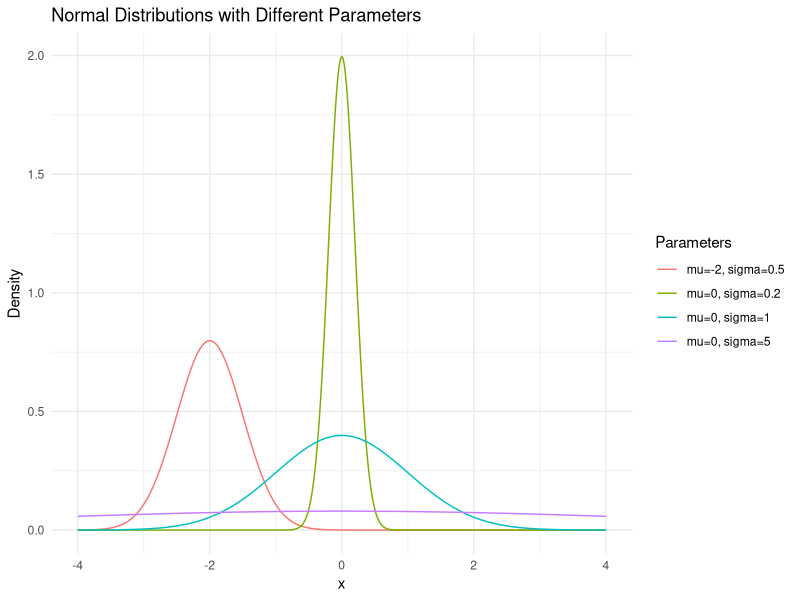
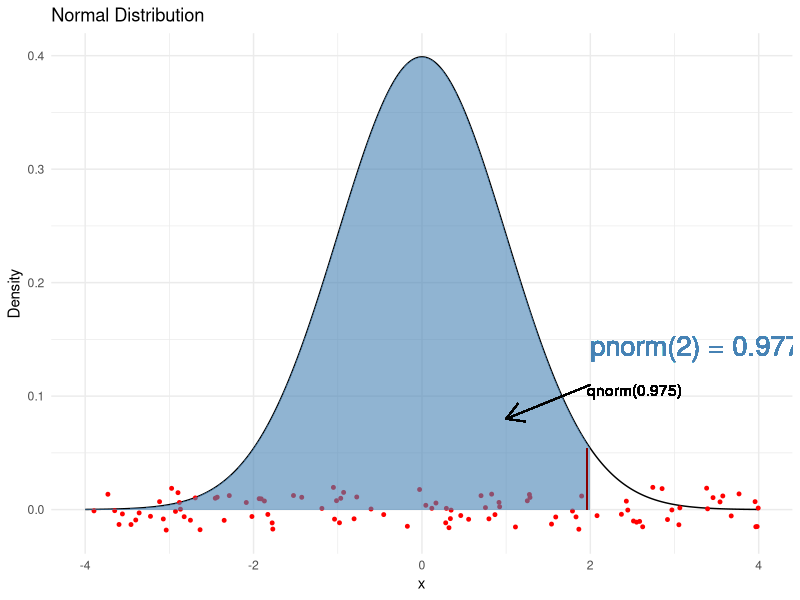
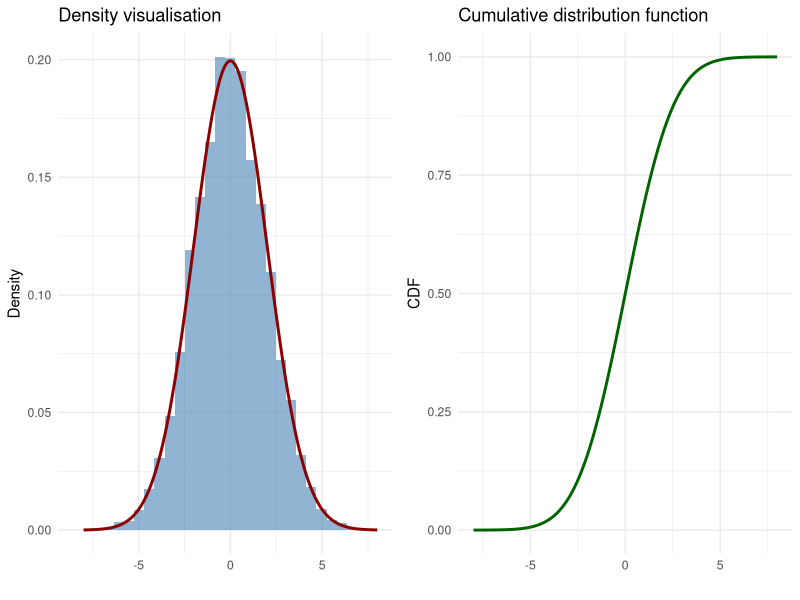
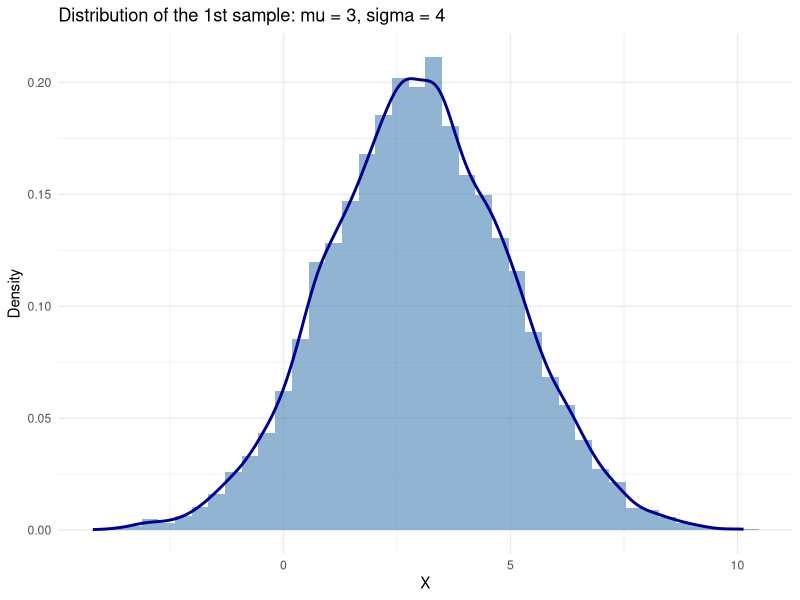
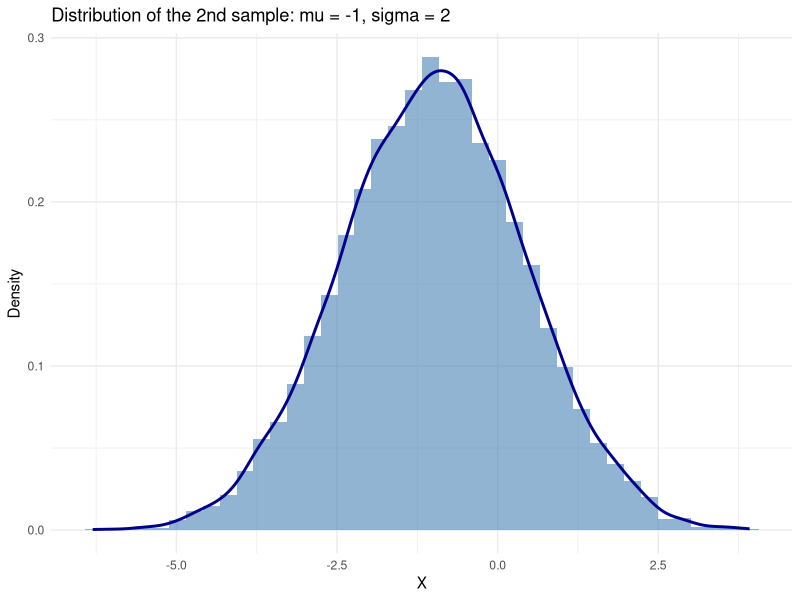
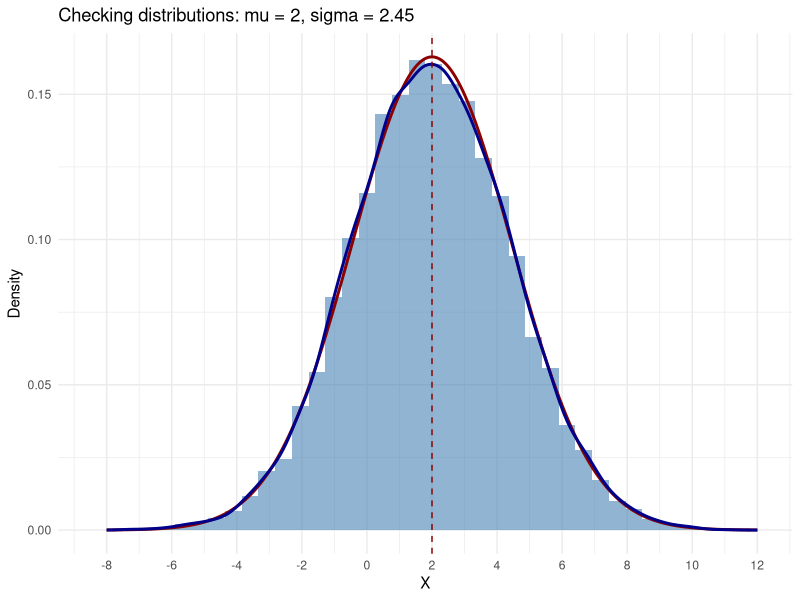
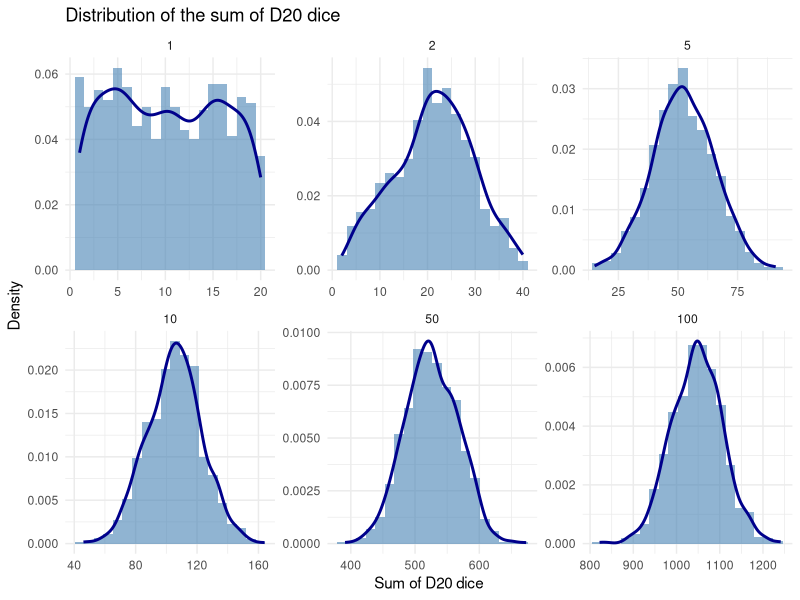
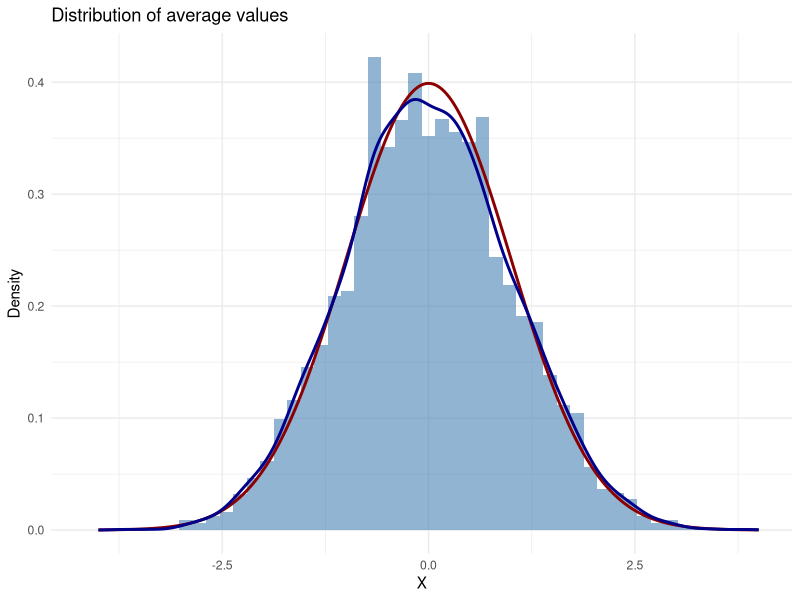

Write the R code that produced these figures, in order.
## ---- chunk 1
#| label: setup
#| include: false

library(tidyverse)

# Define colors
red_pink   = "#e64173"
turquoise  = "#20B2AA"
orange     = "#FFA500"
red        = "#fb6107"
blue       = "#181485"
navy       = "#150E37FF"
green      = "#8bb174"
yellow     = "#D8BD44"
purple     = "#6A5ACD"
slate      = "#314f4f"
## ---- chunk 2
#| label: normal_distribution-plot
#| echo: false
#| fig-align: center

library(tidyverse)

# Parameters
params <- tibble(
  mu = c(0, 0, 0, -2),
  sigma = c(0.2, 1, 5, 0.5)
)

# Generate data for plotting
plot_data <- params %>%
  rowwise() %>%
  mutate(data = list(tibble(
    x = seq(-4, 4, length.out = 1000),
    y = (1 / (sigma * sqrt(2 * pi))) * exp(-0.5 * ((x - mu) / sigma)^2)
  ))) %>%
  unnest(data)

# Plot
ggplot(plot_data, aes(x = x, y = y, color = factor(paste0("mu=", mu, ", sigma=", sigma)))) +
  geom_line() +
  labs(
    title = "Normal Distributions with Different Parameters",
    color = "Parameters",
    x = "x",
    y = "Density"
  ) +
  theme_minimal()
## ---- chunk 3
#| label: normal-distribution

norm_dist <- tibble(
  x = seq(-4, 4, length.out = 1000),
  y = dnorm(x, mean = 0, sd = 1)
)

norm_dist %>%
  ggplot(aes(x = x, y = y)) +
  geom_line() + 
  # rnorm
  geom_jitter(data = slice_sample(norm_dist, n = 100), aes(x = x, y = 0), color = "red", size = 1, height = 0.02) +
  # pnorm
  geom_area(data = norm_dist %>% filter(x <= 2), aes(x = x, y = y), fill = "steelblue", alpha = 0.6) +
  geom_text(aes(x = 2, y = 0.1, label = "pnorm(2) = 0.977"), hjust = 0, vjust = -2, size = 7, color = "steelblue") +
  geom_segment(aes(x = 2, y = 0.11, xend = 1, yend = 0.08),
                  arrow = arrow(length = unit(0.5, "cm"))) +
  # qnorm
  geom_segment(aes(x = qnorm(0.975, mean = 0, sd = 1), xend = qnorm(0.975, mean = 0, sd = 1), y = 0, yend = dnorm(2)), color = "darkred") +
  geom_text(aes(x = qnorm(0.975, mean = 0, sd = 1), y = 0.1, label = "qnorm(0.975)"), hjust = 0, vjust = 0) +
  labs(
    title = "Normal Distribution",
    x = "x",
    y = "Density"
  ) +
  theme_minimal()

## ---- chunk 4
#| label: normal-distribution-cumulative

# Ініціалізація
library(tidyverse)

# Cumulative distribution function
p_x_leq_2 <- pnorm(2, mean = 0, sd = 1)
cat("P(X <= 2) =", p_x_leq_2, "\n")
cat("або так", pnorm(2, mean = 0, sd = 1), "\n")

# You can specify vector
p_values <- pnorm(c(2, -1), mean = 0, sd = 1)
cat("[P(X <= 2), P(X <= -1)] =", paste(p_values, collapse = ", "), "\n")
## ---- chunk 5
#| label: normal-distribution-percent

# Quantile 0.975
quantile_0_975 <- qnorm(0.975, mean = 0, sd = 1)
cat("quantile 0.975 =", quantile_0_975, "\n")
## ---- chunk 6
#| label: normal-distribution-probability

# Density
pdf_0 <- dnorm(0, mean = 0, sd = 1)
cat("pdf(0) =", pdf_0, "\n")
## ---- chunk 7
#| label: normal-distribution-plot
#| fig-align: center
#| echo: false

# Ініціалізація
set.seed(2024)

# Параметри розподілу
mu <- 0
sigma <- 2
x <- seq(-8, 8, length.out = 1000) # рівновіддалені 1000 точок від -8 до 8

# Розрахунок щільності, кумулятивної функції розподілу та вибірки
pdf <- dnorm(x, mean = mu, sd = sigma)
cdf <- pnorm(x, mean = mu, sd = sigma)
sample <- rnorm(10000, mean = mu, sd = sigma)

# Візуалізація
library(ggplot2)
library(gridExtra)

# Щільність
p1 <- ggplot() +
  geom_histogram(aes(x = sample, y = ..density..), fill = "steelblue", alpha = 0.6) +
  geom_line(aes(x = x, y = pdf), color = "darkred", size = 1) +
  labs(title = "Density visualisation", x = "", y = "Density") +
  theme_minimal()

# Кумулятивна функція
p2 <- ggplot() +
  geom_line(aes(x = x, y = cdf), color = "darkgreen", size = 1) +
  labs(title = "Cumulative distribution function", x = "", y = "CDF") +
  theme_minimal()

# Показати графіки
grid.arrange(p1, p2, ncol = 2)
## ---- chunk 8
#| label: normal-distribution-sum
#| echo: false

first_mean <- 3
first_var <- 4

second_mean <- -1
second_var <- 2

first_dist <- list(mean = first_mean, sd = sqrt(first_var))
second_dist <- list(mean = second_mean, sd = sqrt(second_var))

# Important scale = sqrt(first_var + second_var)
checking_sum_distr <- data.frame(
  mean = first_mean + second_mean,
  sd = sqrt(first_var + second_var)
)
## ---- chunk 9
#| label: normal-distribution-1
#| fig-align: center
#| echo: false

# Генерація вибірок
set.seed(2024)

first_sample <- rnorm(10000, mean = first_dist$mean, sd = first_dist$sd)
second_sample <- rnorm(10000, mean = second_dist$mean, sd = second_dist$sd)
sum_sample <- first_sample + second_sample

x <- seq(-8, 12, length.out = 1000)
checking_sum_pdf <- dnorm(x, mean = checking_sum_distr$mean, sd = checking_sum_distr$sd)

ggplot() +
  geom_histogram(aes(x = first_sample, y = ..density..), fill = "steelblue", alpha = 0.6, bins = 40) +
  geom_density(aes(x = first_sample), color = "darkblue", size = 1) +
  labs(
    title = "Distribution of the 1st sample: mu = 3, sigma = 4",
    x = "X",
    y = "Density"
  ) +
  theme_minimal()
## ---- chunk 10
#| label: normal-distribution-2
#| fig-align: center
#| echo: false

ggplot() +
  geom_histogram(aes(x = second_sample, y = ..density..), fill = "steelblue", alpha = 0.6, bins = 40) +
  geom_density(aes(x = second_sample), color = "darkblue", size = 1) +
  labs(
    title = "Distribution of the 2nd sample: mu = -1, sigma = 2",
    x = "X",
    y = "Density"
  ) +
  theme_minimal()
## ---- chunk 11
#| label: normal-distribution-sum-plot
#| fig-align: center
#| echo: false

# Генерація вибірок
set.seed(2024)

first_sample <- rnorm(10000, mean = first_dist$mean, sd = first_dist$sd)
second_sample <- rnorm(10000, mean = second_dist$mean, sd = second_dist$sd)
sum_sample <- first_sample + second_sample

x <- seq(-8, 12, length.out = 1000)
checking_sum_pdf <- dnorm(x, mean = checking_sum_distr$mean, sd = checking_sum_distr$sd)

ggplot() +
  geom_histogram(aes(x = sum_sample, y = ..density..), fill = "steelblue", alpha = 0.6, bins = 40) +
  geom_line(aes(x = x, y = checking_sum_pdf), color = "darkred", size = 1) +
  geom_density(aes(x = sum_sample), color = "darkblue", size = 1) +
  geom_vline(xintercept = checking_sum_distr$mean, color = "darkred", linetype = "dashed") +
  labs(
    title = "Checking distributions: mu = 2, sigma = 2.45",
    x = "X",
    y = "Density"
  ) +
  theme_minimal() +
  scale_x_continuous(breaks = seq(-8, 12, by = 2))
## ---- chunk 12
#| label: dnd-dice
#| fig-align: center
#| echo: false

n = 1000
d20 = 1:20

dice_tbl <- tibble(
  n_dice = rep(c(1, 2, 5, 10, 50, 100), each = n),
  sample = map(n_dice, ~sample(d20, .x, replace = TRUE)),
) %>% 
  mutate(sample = map(sample, ~sum(.x))) %>% 
  unnest(sample)

ggplot(dice_tbl, aes(x = sample)) +
  geom_histogram(aes(y = ..density..), bins = 20, fill = "steelblue", alpha = 0.6) +
  geom_density(color = "darkblue", size = 1) +
  labs(
    title = "Distribution of the sum of D20 dice",
    x = "Sum of D20 dice",
    y = "Density"
  ) +
  theme_minimal() +
  facet_wrap(~n_dice, scales = "free")
## ---- chunk 13
#| label: central-limit-theorem-generate
#| echo: false

visualize_CLT <- function(sample_generator, expected_value, variance) {

  set.seed(2024)
  N <- 5000
  clt_sample <- numeric(N)

  for (i in 1:N) {
    sample <- sample_generator()
    sample_size <- length(sample)
    statistic <- sqrt(sample_size) * (mean(sample) - expected_value) / sqrt(variance)
    clt_sample[i] <- statistic
  }

  x <- seq(-4, 4, length.out = 1000)
  normal_pdf <- dnorm(x, mean = 0, sd = 1)

  ggplot() +
    geom_histogram(aes(x = clt_sample, y = ..density..), bins = 50, fill = "steelblue", alpha = 0.6) +
    geom_line(aes(x = x, y = normal_pdf), color = "darkred", size = 1) +
    geom_density(aes(x = clt_sample), color = "darkblue", size = 1) +
    labs(
      title = "Distribution of average values",
      x = "X",
      y = "Density"
    ) +
    theme_minimal()
}
## ---- chunk 14
#| label: central-limit-theorem-binomial
#| fig-align: center
#| echo: false

binom_generator <- function(p, n, size) {
  rbinom(size, size = n, prob = p)
}

p <- 0.01
n <- 20
size <- 5000

visualize_CLT(
  sample_generator = function() binom_generator(p = p, n = n, size = size),
  expected_value = p * n,
  variance = n * p * (1 - p)
)
## ---- chunk 15
#| label: central-limit-theorem-binomial-small
#| fig-align: center
#| echo: false

binom_generator <- function(p, n, size) {
  rbinom(size, size = n, prob = p)
}

p <- 0.01
n <- 20
size <- 40

visualize_CLT(
  sample_generator = function() binom_generator(p = p, n = n, size = size),
  expected_value = p * n,
  variance = n * p * (1 - p)
)
## ---- chunk 16
#| label: central-limit-theorem-exponential
#| fig-align: center
#| code-fold: true

expon_generator <- function(expected_value, size) {
  rexp(size, rate = 1 / expected_value)
}

expected_value <- 24
size <- 400

visualize_CLT(
  sample_generator = function() expon_generator(expected_value = expected_value, size = size),
  expected_value = expected_value,
  variance = expected_value^2
)
## ---- chunk 17
#| label: binomial-p-value
#| include: false

get_pvalue_by_old_logic <- function(n, mu0, t) {
  1 - pbinom(t - 1, size = n, prob = mu0)
}

n <- 30
mu0 <- 0.5
t <- 19

old_p_value <- get_pvalue_by_old_logic(n, mu0, t)
cat("p-value obtained using the old, correct formula:", old_p_value, "\n")
## ---- chunk 18
#| label: binomial-vs-normal
#| fig-align: center
#| echo: false

n <- 30
mu0 <- 0.5
t <- 19

x <- 0:30
binom_pmf <- dbinom(x, size = n, prob = mu0)
norm_pmf <- dnorm(x, mean = n * mu0, sd = sqrt(n * mu0 * (1 - mu0)))

ggplot() +
  geom_bar(aes(x = x, y = binom_pmf, fill = "steelblue"), stat = "identity", , alpha = 0.6) +
  geom_line(aes(x = x, y = norm_pmf, color = "darkred"), size = 1) +
  labs(
    title = "Binomial vs. normal distribution",
    x = "X",
    y = "Density"
  ) +
  theme_minimal() +
  scale_color_manual(values = c("darkred" = "darkred"), labels = c("Normal distribution"), name = '') +
  scale_fill_manual(values = c("steelblue" = "steelblue"), labels = c("Binomial distribution"), name = '')
## ---- chunk 19
#| label: normal-p-value
#| echo: false

get_pvalue_by_normal_approx <- function(n, mu0, t) {
  sum_mu <- n * mu0
  sum_variance <- n * mu0 * (1 - mu0)
  sum_std <- sqrt(sum_variance)

  1 - pnorm(t, mean = sum_mu, sd = sum_std)
}

normal_dist_p_value <- get_pvalue_by_normal_approx(n, mu0, t)
# cat("p-value obtained from the normal distribution approximation:", normal_dist_p_value, "\n")
## ---- chunk 20
#| label: normal-p-value-large
#| echo: false

n <- 3000
mu0 <- 0.5
t <- 1544

old_p_value <- get_pvalue_by_old_logic(n, mu0, t)
# cat("p-value obtained using the old, correct formula:", old_p_value, "\n")

normal_dist_p_value <- get_pvalue_by_normal_approx(n, mu0, t)
# cat("p-value obtained from the normal distribution approximation:", normal_dist_p_value, "\n")
## ---- chunk 21
#| label: z-test-small
#| include: false

z_criterion_pvalue <- function(sample_mean, sample_size, mu0, variance) {
  Z_statistic <- sqrt(sample_size) * (sample_mean - mu0) / sqrt(variance)
  1 - pnorm(Z_statistic)
}

n <- 30
t <- 19
mu0 <- 0.5
variance <- mu0 * (1 - mu0)

old_p_value <- get_pvalue_by_old_logic(n, mu0, t)
normal_p_value <- get_pvalue_by_normal_approx(n, mu0, t)
z_pvalue <- z_criterion_pvalue(t / n, n, mu0, variance)

cat("p-value obtained using the old, correct formula:", old_p_value, "\n",
    "p-value obtained from the normal distribution:", normal_p_value, "\n",
    "Z-test p-value:", z_pvalue, "\n")
## ---- chunk 22
#| label: z-test-large

z_criterion_pvalue <- function(sample_mean, sample_size, mu0, variance) {
  Z_statistic <- sqrt(sample_size) * (sample_mean - mu0) / sqrt(variance)
  1 - pnorm(Z_statistic)
}

n <- 3000
t <- 1544
mu0 <- 0.5
variance <- mu0 * (1 - mu0)

old_p_value <- get_pvalue_by_old_logic(n, mu0, t)
normal_p_value <- get_pvalue_by_normal_approx(n, mu0, t)
z_pvalue <- z_criterion_pvalue(t / n, n, mu0, variance)

cat("p-value obtained using the old, correct formula:", old_p_value, "\n",
    "p-value obtained from the normal distribution:", normal_p_value, "\n",
    "Z-test p-value:", z_pvalue, "\n")
## ---- chunk 23
#| label: continuity-correction-def
#| echo: false
#| fig-align: center

cmp_pvalue_binom_and_norm <- function(n, mu0, t, add_to_x = 0) {
  # Parameters
  sum_mu <- n * mu0
  sum_variance <- n * mu0 * (1 - mu0)
  sum_std <- sqrt(sum_variance)
  
  x_axis <- seq(0, n, length.out = 1000)
  dots_to_show <- seq(0, n, by = 1)
  
  # Plot
  ggplot() +
    # Binomial p-value
    geom_point(aes(x = dots_to_show, y = 1 - pbinom(dots_to_show - 1, size = n, prob = mu0)),
                  color = "slategray",
                  size = 3) +
    geom_point(aes(x = t, y = 1 - pbinom(t - 1, size = n, prob = mu0), color = "slategray"),
                  size = 5) +
    # Normal p-value
    geom_line(aes(x = x_axis,
                  y = 1 - pnorm(x_axis + add_to_x, mean = sum_mu, sd = sum_std)),
                  color = red,
                  alpha = 0.5) +
    geom_point(aes(x = t, y = 1 - pnorm(t + add_to_x, mean = sum_mu, sd = sum_std), color = "red"), 
               size = 5) +
    labs(title = "Comparison of p-value: binomial and normal",
         x = "t", y = "p-value") +
    theme_minimal() +
    scale_colour_manual(name = "p-value", values = c('red' = red, slategray = "slategray"), 
                       labels = c("Normal distribution: t = 15", "Binomial distribution: t = 15"))
}

cmp_pvalue_binom_and_norm(30, 0.5, 15)
## ---- chunk 24
#| label: continuity-correction-difference-1
#| include: false

n <- 20
t <- 10

old_p_value <- get_pvalue_by_old_logic(n, mu0, t)
normal_dist_p_value <- get_pvalue_by_normal_approx(n, mu0, t)

cat("p-value obtained using the old, correct formula:", old_p_value, "\n",
    "p-value obtained from the normal distribution:", normal_dist_p_value, "\n",
    "Difference:", round(abs(old_p_value - normal_dist_p_value), 3), "\n")
## ---- chunk 25
#| label: continuity-correction-difference-2
#| include: false

# With the growth of t
n <- 20
t <- 14

old_p_value <- get_pvalue_by_old_logic(n, mu0, t)
normal_dist_p_value <- get_pvalue_by_normal_approx(n, mu0, t)
cat("p-value obtained using the old, correct formula:", old_p_value, "\n",
    "p-value obtained from the normal distribution:", normal_dist_p_value, "\n",
    "Difference:", round(abs(old_p_value - normal_dist_p_value), 3), "\n")
## ---- chunk 26
#| label: continuity-correction-difference-3
#| include: false

# With increasing n
n <- 200
t <- 100

old_p_value <- get_pvalue_by_old_logic(n, mu0, t)
normal_dist_p_value <- get_pvalue_by_normal_approx(n, mu0, t)
cat("p-value, отримане за старою, коректною формулою:", old_p_value, "\n",
    "p-value, отримане з наближення нормальним розподілом:", normal_dist_p_value, "\n",
    "Різниця:", round(abs(old_p_value - normal_dist_p_value), 3), "\n")
## ---- chunk 27
#| label: continuity-correction-correction
#| fig-align: center
#| echo: false

cmp_pvalue_binom_and_norm(30, 0.5, 15, add_to_x=-0.5)
## ---- chunk 28
#| label: continuity-correction-def-2
#| echo: false

get_pvalue_by_normal_approx_with_addition <- function(n, mu0, t) {
  sum_mu <- n * mu0
  sum_variance <- n * mu0 * (1 - mu0)
  sum_std <- sqrt(sum_variance)
  
  return(1 - pnorm(t - 0.5, mean = sum_mu, sd = sum_std))
}
## ---- chunk 29
#| label: continuity-correction-difference-4
#| include: false

n <- 30
mu0 <- 0.5
t <- 19

old_p_value <- get_pvalue_by_old_logic(n, mu0, t)
normal_dist_p_value <- get_pvalue_by_normal_approx(n, mu0, t)
normal_with_add_p_value <- get_pvalue_by_normal_approx_with_addition(n, mu0, t)

cat("p-value obtained using the old, correct formula:", old_p_value, "\n",
    "p-value obtained from the normal distribution:", normal_dist_p_value, "\n",
    "p-value obtained from the normal distribution approximation with a correction:", normal_with_add_p_value, "\n")
## ---- chunk 30
#| label: z-test-small-cc

z_criterion_pvalue <- function(sample_mean, sample_size, mu0, variance, use_continuity_correction = FALSE) {
  if (use_continuity_correction) {
    sample_mean <- (sample_mean * sample_size - 0.5) / sample_size
  }
  Z_statistic <- sqrt(sample_size) * (sample_mean - mu0) / sqrt(variance)
  return(1 - pnorm(Z_statistic))
}
## ---- chunk 31
#| label: z-test-small-cc-results

n <- 30
t <- 19
mu0 <- 0.5
variance <- mu0 * (1 - mu0)

old_p_value <- get_pvalue_by_old_logic(n, mu0, t)
z_pvalue <- z_criterion_pvalue(t / n, n, mu0, variance, use_continuity_correction = TRUE)
normal_with_add_p_value <- get_pvalue_by_normal_approx_with_addition(n, mu0, t)

cat("p-value obtained using the old, correct formula:", old_p_value, "\n",
    "p-value obtained from the normal distribution:", normal_with_add_p_value, "\n",
    "Z-test p-value:", z_pvalue, "\n")
